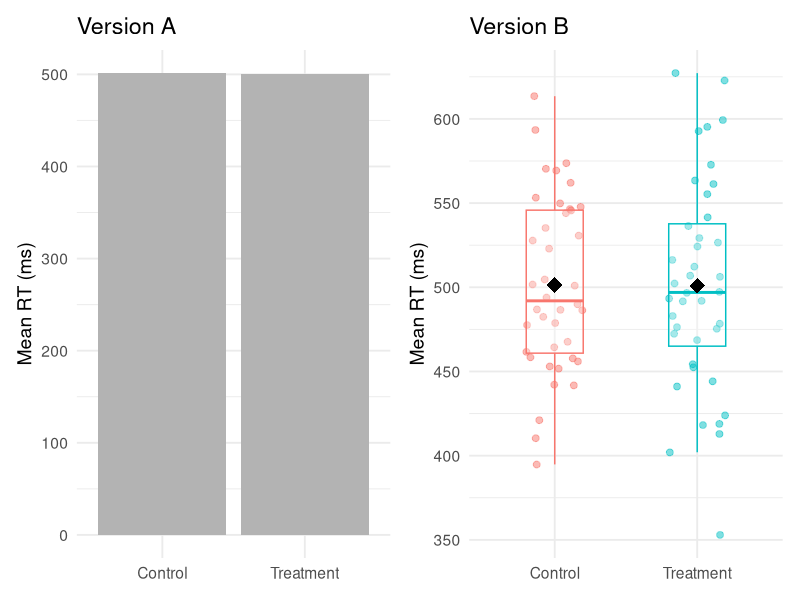
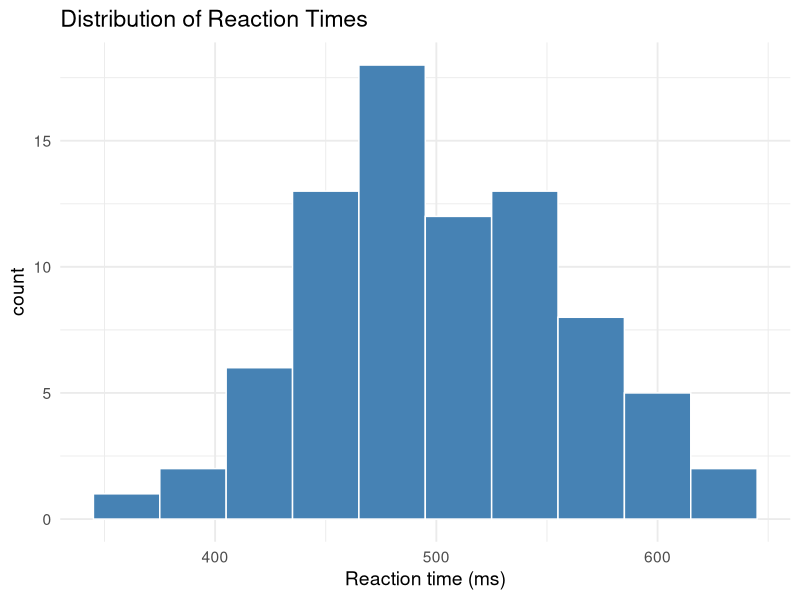
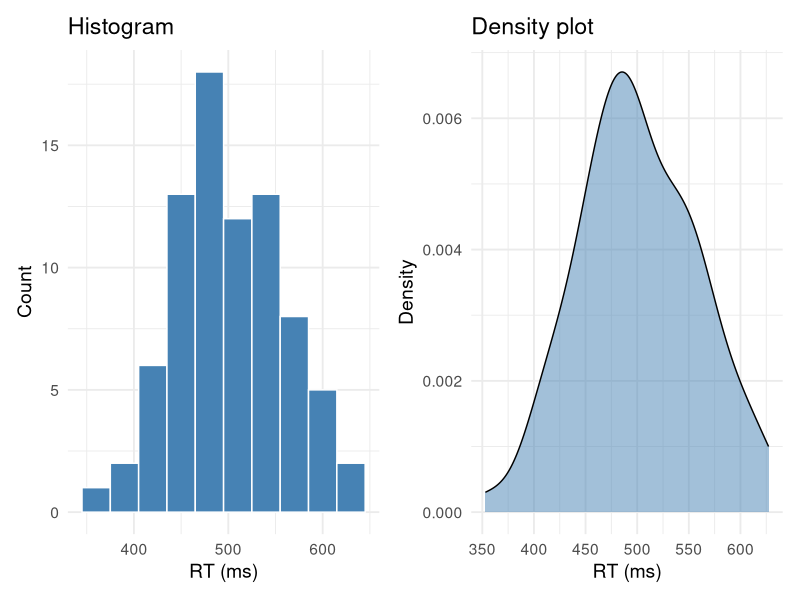
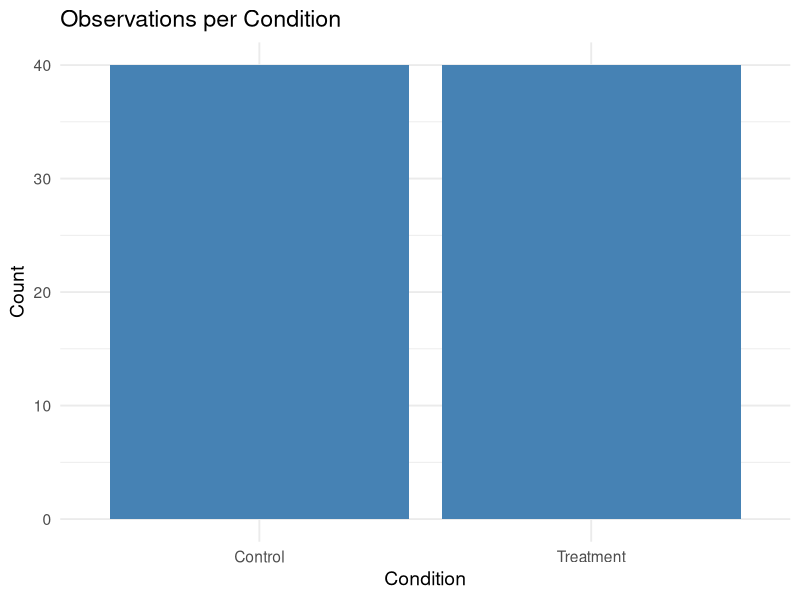
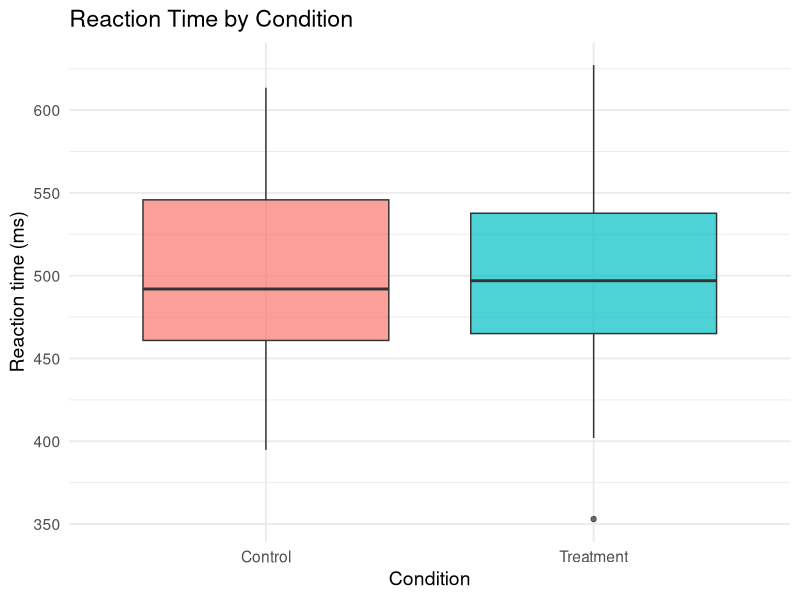
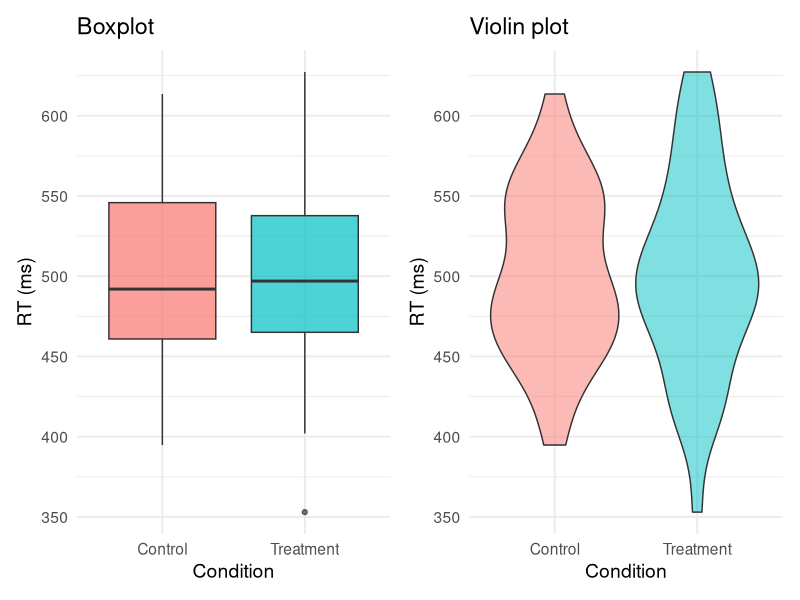
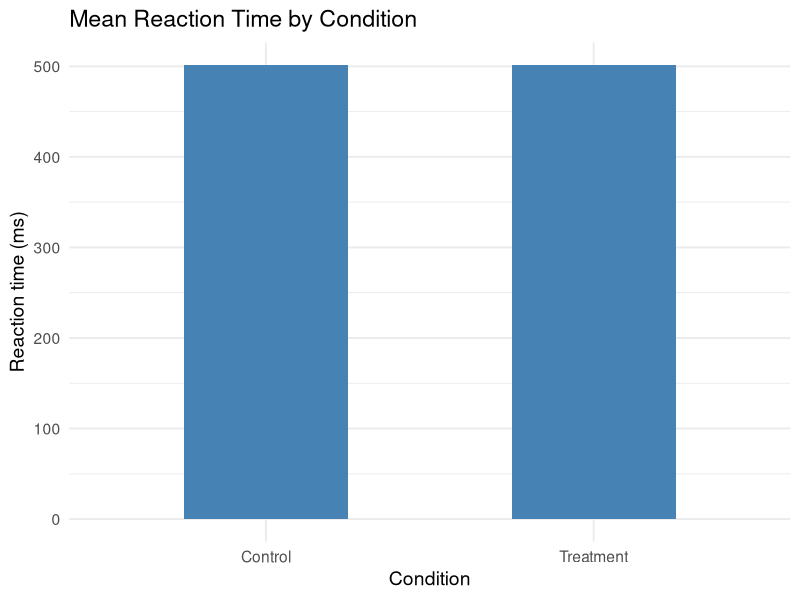
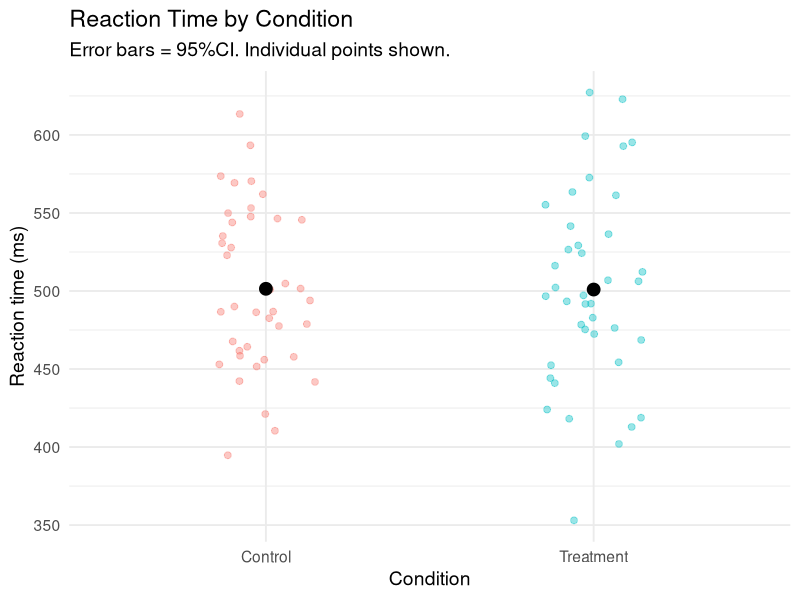

Reproduce these figures in R, in order.
## ---- chunk 1
#| include: false
library(tidyverse)

# Create a simulated psychology dataset we'll use throughout
set.seed(123)
reaction_data <- tibble(
  participant = rep(1:40, each = 2),
  condition = rep(c("Control", "Treatment"), 40),
  rt = c(rnorm(40, mean = 520, sd = 60), rnorm(40, mean = 480, sd = 55)),
  accuracy = c(rbinom(40, 1, 0.82), rbinom(40, 1, 0.88)),
  age_group = rep(c("Young", "Young", "Older", "Older"), 20)
) |>
  mutate(rt = round(rt, 1))
## ---- chunk 2
#| echo: false
#| fig-width: 10
#| fig-height: 3.5
#| output-location: slide
library(patchwork)

p1 <- ggplot(reaction_data, aes(x = condition, y = rt)) +
  geom_bar(stat = "summary", fun = mean, fill = "grey70") +
  labs(title = "Version A", y = "Mean RT (ms)", x = NULL) +
  theme_minimal(base_size = 14)

p2 <- ggplot(reaction_data, aes(x = condition, y = rt, color = condition)) +
  geom_jitter(width = 0.2, alpha = 0.5, size = 2) +
  geom_boxplot(alpha = 0.3, width = 0.4, outlier.shape = NA) +
  stat_summary(fun = mean, geom = "point", shape = 18, size = 5, color = "black") +
  labs(title = "Version B", y = "Mean RT (ms)", x = NULL) +
  theme_minimal(base_size = 14) +
  theme(legend.position = "none")

p1 + p2
## ---- chunk 3
#| output-location: slide
#| fig-width: 10
#| fig-height: 5
reaction_data |>
  ggplot(aes(x = rt)) +
  geom_histogram(
    binwidth = 30, 
    fill = "steelblue", 
    color = "white") +
  labs(
    title = "Distribution of Reaction Times",
    x = "Reaction time (ms)"
  ) +
  theme_minimal(base_size = 14)
## ---- chunk 4
#| echo: false
#| fig-width: 12
#| fig-height: 5
library(patchwork)

p1 <- reaction_data |>
  ggplot(aes(x = rt)) +
  geom_histogram(binwidth = 30, fill = "steelblue", color = "white") +
  labs(title = "Histogram", x = "RT (ms)", y = "Count") +
  theme_minimal(base_size = 14)

p2 <- reaction_data |>
  ggplot(aes(x = rt)) +
  geom_density(fill = "steelblue", alpha = 0.5) +
  labs(title = "Density plot", x = "RT (ms)", y = "Density") +
  theme_minimal(base_size = 14)

p1 + p2
## ---- chunk 5
#| output-location: slide
#| fig-width: 8
#| fig-height: 5
reaction_data |>
  ggplot(aes(x = condition)) +
  geom_bar(fill = "steelblue") +
  labs(
    title = "Observations per Condition",
    x = "Condition",
    y = "Count"
  ) +
  theme_minimal(base_size = 14)
## ---- chunk 6
#| output-location: slide
#| fig-width: 10
#| fig-height: 5
reaction_data |>
  ggplot(aes(x = condition, y = rt, fill = condition)) +
  geom_boxplot(alpha = 0.7) +
  labs(
    title = "Reaction Time by Condition",
    x = "Condition",
    y = "Reaction time (ms)"
  ) +
  theme_minimal(base_size = 14) +
  theme(legend.position = "none")
## ---- chunk 7
#| echo: false
#| fig-width: 12
#| fig-height: 5

p1 <- reaction_data |>
  ggplot(aes(x = condition, y = rt, fill = condition)) +
  geom_boxplot(alpha = 0.7) +
  labs(title = "Boxplot", x = "Condition", y = "RT (ms)") +
  theme_minimal(base_size = 14) +
  theme(legend.position = "none")

p2 <- reaction_data |>
  ggplot(aes(x = condition, y = rt, fill = condition)) +
  geom_violin(alpha = 0.5) +
  labs(title = "Violin plot", x = "Condition", y = "RT (ms)") +
  theme_minimal(base_size = 14) +
  theme(legend.position = "none")

p1 + p2
## ---- chunk 8
#| output-location: slide
#| fig-width: 8
#| fig-height: 5
reaction_data |>
  ggplot(aes(x = condition, y = rt)) +
  stat_summary(
    fun = mean, 
    geom = "bar", 
    fill = "steelblue", width = 0.5) +
  stat_summary(
    fun.data = mean_cl_normal, 
    geom = "errorbar", 
    width = 0.3) +
  labs(
    title = "Mean Reaction Time by Condition",
    x = "Condition",
    y = "Reaction time (ms)"
  ) +
  theme_minimal(base_size = 14)
## ---- chunk 9
#| output-location: slide
#| fig-width: 8
#| fig-height: 5
reaction_data |>
  ggplot(aes(x = condition, y = rt, color = condition)) +
  geom_jitter(width = 0.15, alpha = 0.4, size = 2) +
  stat_summary(fun = mean, geom = "point", size = 4, color = "black") +
  stat_summary(fun.data = mean_cl_normal, geom = "errorbar", width = 0.2, color = "black") +
  labs(
    title = "Reaction Time by Condition",
    subtitle = "Error bars = 95%CI. Individual points shown.",
    x = "Condition",
    y = "Reaction time (ms)"
  ) +
  theme_minimal(base_size = 14) +
  theme(legend.position = "none")
## ---- chunk 10
#| output-location: slide
#| fig-width: 10
#| fig-height: 5
reaction_data |>
  ggplot(aes(x = age_group, y = rt, fill = condition)) +
  stat_summary(fun = mean, geom = "bar", position = "dodge", width = 0.6) +
  stat_summary(fun.data = mean_cl_normal, geom = "errorbar",
               position = position_dodge(0.6), width = 0.2) +
  labs(
    title = "Reaction Time by Age Group and Condition",
    x = "Age group",
    y = "Mean RT (ms)"
  ) +
  theme_minimal(base_size = 14)
## ---- chunk 11
#| echo: false
#| fig-width: 12
#| fig-height: 5

p1 <- reaction_data |>
  ggplot(aes(x = age_group, fill = condition)) +
  geom_bar(position = "stack") +
  labs(title = "Stacked (counts)", x = "Age group", y = "Count") +
  theme_minimal(base_size = 14)

p2 <- reaction_data |>
  ggplot(aes(x = age_group, fill = condition)) +
  geom_bar(position = "fill") +
  labs(title = "Filled (proportions)", x = "Age group", y = "Proportion") +
  theme_minimal(base_size = 14)

p1 + p2
## ---- chunk 12
#| output-location: slide
#| fig-width: 8
#| fig-height: 5
reaction_data |>
  ggplot(aes(x = condition, y = rt, fill = condition)) +
  geom_boxplot(alpha = 0.7) +
  scale_fill_manual(values = c("Control" = "#3498db", "Treatment" = "#e74c3c")) +
  labs(title = "Custom colors", x = "Condition", y = "RT (ms)") +
  theme_minimal(base_size = 14) +
  theme(legend.position = "none")
## ---- chunk 13
#| output-location: slide
#| fig-width: 8
#| fig-height: 5
reaction_data |>
  ggplot(aes(y = condition, x = rt, fill = condition)) +
  geom_boxplot(alpha = 0.7) +
  labs(title = "Flipped axes — better for category labels", y = "Condition", x = "RT (ms)") +
  theme_minimal(base_size = 14) +
  theme(legend.position = "none")
## ---- chunk 14
#| output-location: slide
#| fig-width: 10
#| fig-height: 6
reaction_data |>
  ggplot(aes(x = condition, y = rt, fill = condition, color = condition)) +
  geom_jitter(width = 0.2, alpha = 0.35, size = 2) +
  geom_boxplot(alpha = 0.5, width = 0.4, outlier.shape = NA) +
  stat_summary(fun = mean, geom = "point", shape = 18, size = 5, color = "black") +
  scale_fill_manual(values = c("Control" = "#3498db", "Treatment" = "#e74c3c")) +
  scale_color_manual(values = c("Control" = "#2980b9", "Treatment" = "#c0392b")) +
  labs(
    title = "Treatment Reduces Reaction Time",
    subtitle = "Individual data points, box summaries, and mean (diamond) shown",
    x = "Condition",
    y = "Reaction time (ms)",
    caption = "N = 40 per condition. Diamond = mean."
  ) +
  theme_minimal(base_size = 14) +
  theme(legend.position = "none")
